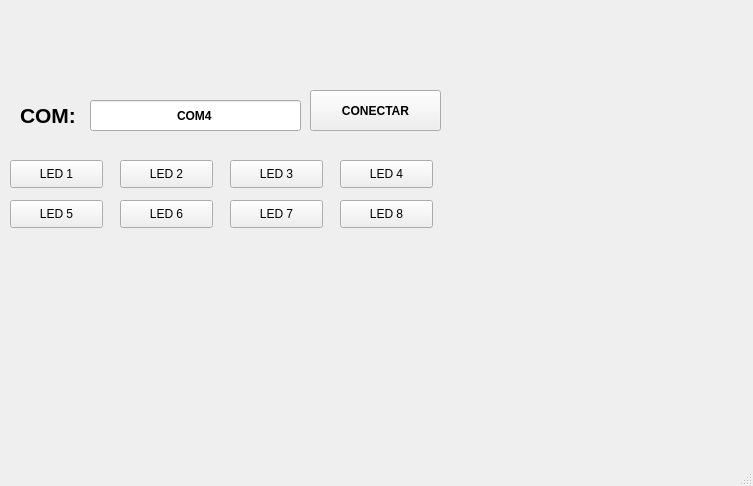
<?xml version="1.0" encoding="UTF-8"?>
<ui version="4.0">
 <class>MainWindow</class>
 <widget class="QMainWindow" name="MainWindow">
  <property name="geometry">
   <rect>
    <x>0</x>
    <y>0</y>
    <width>753</width>
    <height>486</height>
   </rect>
  </property>
  <property name="windowTitle">
   <string>MainWindow</string>
  </property>
  <widget class="QWidget" name="centralwidget">
   <widget class="QPushButton" name="btn_accion">
    <property name="geometry">
     <rect>
      <x>310</x>
      <y>90</y>
      <width>131</width>
      <height>41</height>
     </rect>
    </property>
    <property name="font">
     <font>
      <weight>75</weight>
      <bold>true</bold>
     </font>
    </property>
    <property name="text">
     <string>CONECTAR</string>
    </property>
   </widget>
   <widget class="QLineEdit" name="txt_com">
    <property name="geometry">
     <rect>
      <x>90</x>
      <y>100</y>
      <width>211</width>
      <height>31</height>
     </rect>
    </property>
    <property name="font">
     <font>
      <weight>75</weight>
      <bold>true</bold>
     </font>
    </property>
    <property name="text">
     <string>COM4</string>
    </property>
    <property name="alignment">
     <set>Qt::AlignCenter</set>
    </property>
   </widget>
   <widget class="QLabel" name="label_2">
    <property name="geometry">
     <rect>
      <x>20</x>
      <y>100</y>
      <width>61</width>
      <height>31</height>
     </rect>
    </property>
    <property name="font">
     <font>
      <pointsize>16</pointsize>
      <weight>75</weight>
      <bold>true</bold>
     </font>
    </property>
    <property name="text">
     <string>COM:</string>
    </property>
   </widget>
   <widget class="QLabel" name="label">
    <property name="geometry">
     <rect>
      <x>20</x>
      <y>20</y>
      <width>111</width>
      <height>51</height>
     </rect>
    </property>
    <property name="text">
     <string/>
    </property>
    <property name="pixmap">
     <pixmap resource="../../Recursos.qrc">:/meme/Imagen/fians.jpg</pixmap>
    </property>
    <property name="scaledContents">
     <bool>true</bool>
    </property>
   </widget>
   <widget class="QLabel" name="label_4">
    <property name="geometry">
     <rect>
      <x>610</x>
      <y>20</y>
      <width>111</width>
      <height>51</height>
     </rect>
    </property>
    <property name="text">
     <string/>
    </property>
    <property name="pixmap">
     <pixmap resource="../../Recursos.qrc">:/meme/Imagen/uat-logo.jpg</pixmap>
    </property>
    <property name="scaledContents">
     <bool>true</bool>
    </property>
   </widget>
   <widget class="QLabel" name="label_5">
    <property name="geometry">
     <rect>
      <x>570</x>
      <y>350</y>
      <width>151</width>
      <height>91</height>
     </rect>
    </property>
    <property name="text">
     <string/>
    </property>
    <property name="pixmap">
     <pixmap resource="../../Recursos.qrc">:/meme/Imagen/logo_equipo.jpg</pixmap>
    </property>
    <property name="scaledContents">
     <bool>true</bool>
    </property>
   </widget>
   <widget class="QPushButton" name="btn_1">
    <property name="geometry">
     <rect>
      <x>10</x>
      <y>160</y>
      <width>93</width>
      <height>28</height>
     </rect>
    </property>
    <property name="text">
     <string>LED 1</string>
    </property>
   </widget>
   <widget class="QPushButton" name="btn_2">
    <property name="geometry">
     <rect>
      <x>120</x>
      <y>160</y>
      <width>93</width>
      <height>28</height>
     </rect>
    </property>
    <property name="text">
     <string>LED 2</string>
    </property>
   </widget>
   <widget class="QPushButton" name="btn_3">
    <property name="geometry">
     <rect>
      <x>230</x>
      <y>160</y>
      <width>93</width>
      <height>28</height>
     </rect>
    </property>
    <property name="text">
     <string>LED 3</string>
    </property>
   </widget>
   <widget class="QPushButton" name="btn_4">
    <property name="geometry">
     <rect>
      <x>340</x>
      <y>160</y>
      <width>93</width>
      <height>28</height>
     </rect>
    </property>
    <property name="text">
     <string>LED 4</string>
    </property>
   </widget>
   <widget class="QPushButton" name="btn_5">
    <property name="geometry">
     <rect>
      <x>10</x>
      <y>200</y>
      <width>93</width>
      <height>28</height>
     </rect>
    </property>
    <property name="text">
     <string>LED 5</string>
    </property>
   </widget>
   <widget class="QPushButton" name="btn_8">
    <property name="geometry">
     <rect>
      <x>340</x>
      <y>200</y>
      <width>93</width>
      <height>28</height>
     </rect>
    </property>
    <property name="text">
     <string>LED 8</string>
    </property>
   </widget>
   <widget class="QPushButton" name="btn_7">
    <property name="geometry">
     <rect>
      <x>230</x>
      <y>200</y>
      <width>93</width>
      <height>28</height>
     </rect>
    </property>
    <property name="text">
     <string>LED 7</string>
    </property>
   </widget>
   <widget class="QPushButton" name="btn_6">
    <property name="geometry">
     <rect>
      <x>120</x>
      <y>200</y>
      <width>93</width>
      <height>28</height>
     </rect>
    </property>
    <property name="text">
     <string>LED 6</string>
    </property>
   </widget>
  </widget>
  <widget class="QMenuBar" name="menubar">
   <property name="geometry">
    <rect>
     <x>0</x>
     <y>0</y>
     <width>753</width>
     <height>21</height>
    </rect>
   </property>
  </widget>
  <widget class="QStatusBar" name="statusbar"/>
 </widget>
 <resources>
  <include location="../../Recursos.qrc"/>
 </resources>
 <connections/>
</ui>
